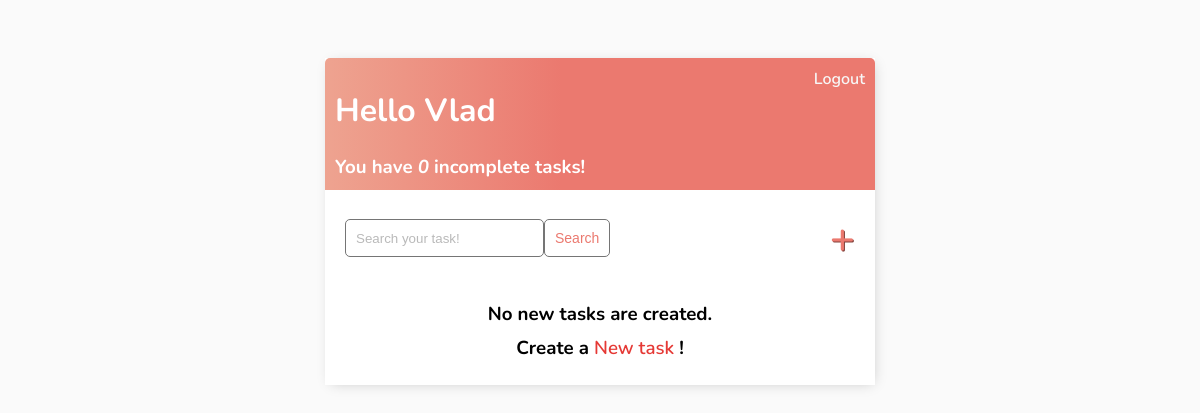
The app's page / (signed in), older data.
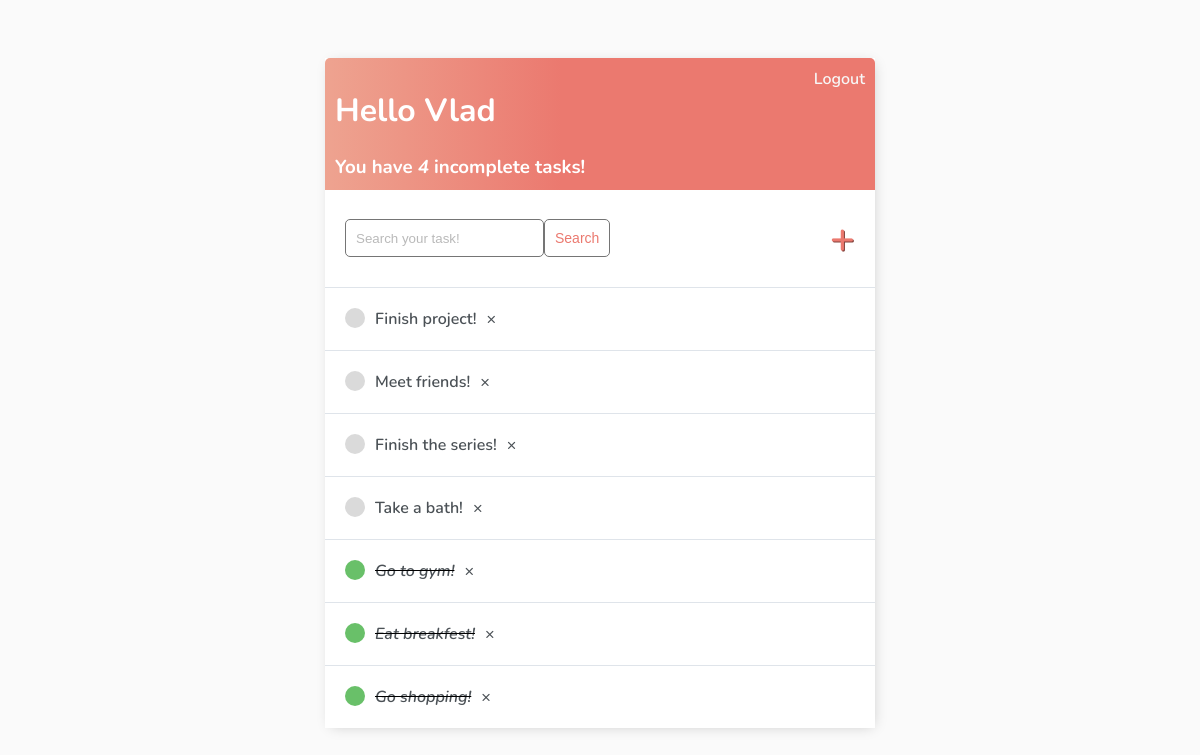
The same page, newer data.
### base/models.py (models this page shows)
class Task(models.Model):
    user = models.ForeignKey(User, on_delete=models.CASCADE, null=True, blank=True)
    title = models.CharField(max_length=200)
    description = models.TextField(null=True, blank=True)
    complete = models.BooleanField(default=False)
    created = models.DateTimeField(auto_now_add=True)
    def __str__(self):
        return self.title
    class Meta:
        ordering = ['complete']

### base/views.py (the view)
# urls.py: path('', TaskList.as_view(), name='tasks'),
class TaskList(LoginRequiredMixin, ListView):
    model = Task
    context_object_name = 'tasks'
    def get_context_data(self, **kwargs):
        context = super().get_context_data(**kwargs)
        context['tasks'] = context['tasks'].filter(user=self.request.user)
        context['count'] = context['tasks'].filter(complete=False).count()
        search_input = self.request.GET.get('search_area') or ''
        if search_input:
            context['tasks'] = context['tasks'].filter(title__icontains=search_input)
        context['search_input'] = search_input
        return context

### base/templates/base/task_list.html
{% extends 'base/main.html' %}
{% block content %}
<div class="header-bar">
    <div>
        <h1>Hello {{request.user|title}}</h1>
        <h3 style="margin:0">You have <i>{{count}}</i> incomplete task{{count|pluralize:"s"}}!</h3>
    </div>
    {% if request.user.is_authenticated %}
    <a href="{% url 'logout' %}">Logout</a>
    {% else %}
    <a href="{% url 'login' %}">Login</a>
    {% endif %}
</div>
<div id="search-add-wrapper">
    <form method="GET" style="display: flex;">
        <input type="text" name='search_area' placeholder="Search your task!" value="{{search_input}}">
        <input class="button" type="submit" value='Search'>
    </form>
    <a id="add-link" href="{% url 'task-create' %}">&#x2b;</a>
</div>
<div id='tasklist' class="task-items-wrapper">
    {% for task in tasks %}
    <div class="task-wrapper" data-position="{{task.pk}}">
        {% if task.complete %}
        <div class="task-title">
            <div class="task-complete-icon"></div>
            <i><s><a href="{% url 'task-update' task.id %}">{{task}}</a></s></i>
            <a class='add-link' href="{% url 'task-delete' task.id %}">&#215;</a>
        </div>
        {% else %}
        <div class="task-title">
            <div class="task-incomplete-icon"></div>
            <a href="{% url 'task-update' task.id %}">{{task}}</a>
            <a class='add-link' href="{% url 'task-delete' task.id %}">&#215;</a>
        </div>
        {% endif %}
    </div>
    {% empty %}
    <div style="text-align: center; padding-bottom: 10px; line-height: 1em;">
        <h3>No new tasks are created.</h3>
        <h3>Create a <a style="text-decoration: none; color: #e53935;" href="{% url 'task-create' %}">New task</a> ! </h3>
    </div>
    {% endfor %}
</div>
{% endblock content %}

### base/templates/base/main.html (shortened to what this page needs)
<!DOCTYPE html>
<html lang="en">
    <head>
    </head>
    <body>
        <div class="container">
            {% block content %}
            {% endblock content %}
        </div>
    </body>
</html>

### base/templates/base/main.html (style rules this page uses)
body { background-color: #FAFAFA; font-family: 'Nunito', sans-serif; padding-top: 50px; }
h1, h2, h3, h4, h5, h6, { font-family: 'Raleway', sans-serif; }
a, p { color: #4b5156 }
a { font-weight: 600; }
.container { max-width: 550px; margin: auto; background-color: #fff; -webkit-box-shadow: 2px 2px 13px -4px rgba(0, 0, 0, 0.21); box-shadow: 2px 2px 13px -4px rgba(0, 0, 0, 0.21); }
input { outline: none; border: none; }
.header-bar { display: flex; justify-content: space-between; color: #fff; padding: 10px; border-radius: 5px 5px 0 0; background: linear-gradient(90deg, #EEA390 0%, #EB796F 43%, #EB796F 100%); }
.header-bar a { color: rgb(247, 247, 247); text-decoration: none; }
.task-wrapper { display: flex; align-items: center; justify-content: space-between; padding: 20px background-color: #fff; border-top: 1px solid #dfe4ea; }
.task-title { display: flex; padding: 20px; }
.task-title a { text-decoration: none; color: #4b5156; margin-left: 10px; }
.task-complete-icon { height: 20px; width: 20px; background-color: rgb(105, 192, 105); border-radius: 50%; }
.task-incomplete-icon { height: 20px; width: 20px; background-color: rgb(218, 218, 218); border-radius: 50%; }
#add-link { color: #EB796F; text-decoration: none; font-size: 42px; text-shadow: 1px 1px #81413b; }
#search-add-wrapper { display: flex; justify-content: space-between; align-items: center; padding: 20px; }
input[type=text], input[type=password], textarea { border: 1px solid #757575; border-radius: 5px; padding: 10px; width: 90%; }
::placeholder { font-weight: 300; opacity: 0.5; }
.button { border: 1px solid #757575; background-color: #FFF; color: #EB796F; padding: 10px; font-size: 14px; border-radius: 5px; cursor: pointer; text-decoration: none; text-align: center; }

Row changes from the older to the newer data that the page shows:
added Task: title "Finish project!"
added Task: title "Meet friends!"
added Task: title "Finish the series!"
added Task: title "Take a bath!"
added Task: title "Go to gym!"
added Task: title "Eat breakfest!"
added Task: title "Go shopping!"
Text that changed along with them:
{{ count }}: "0" → "4"
text no longer shown: "No new tasks are created. Create a New task !"
